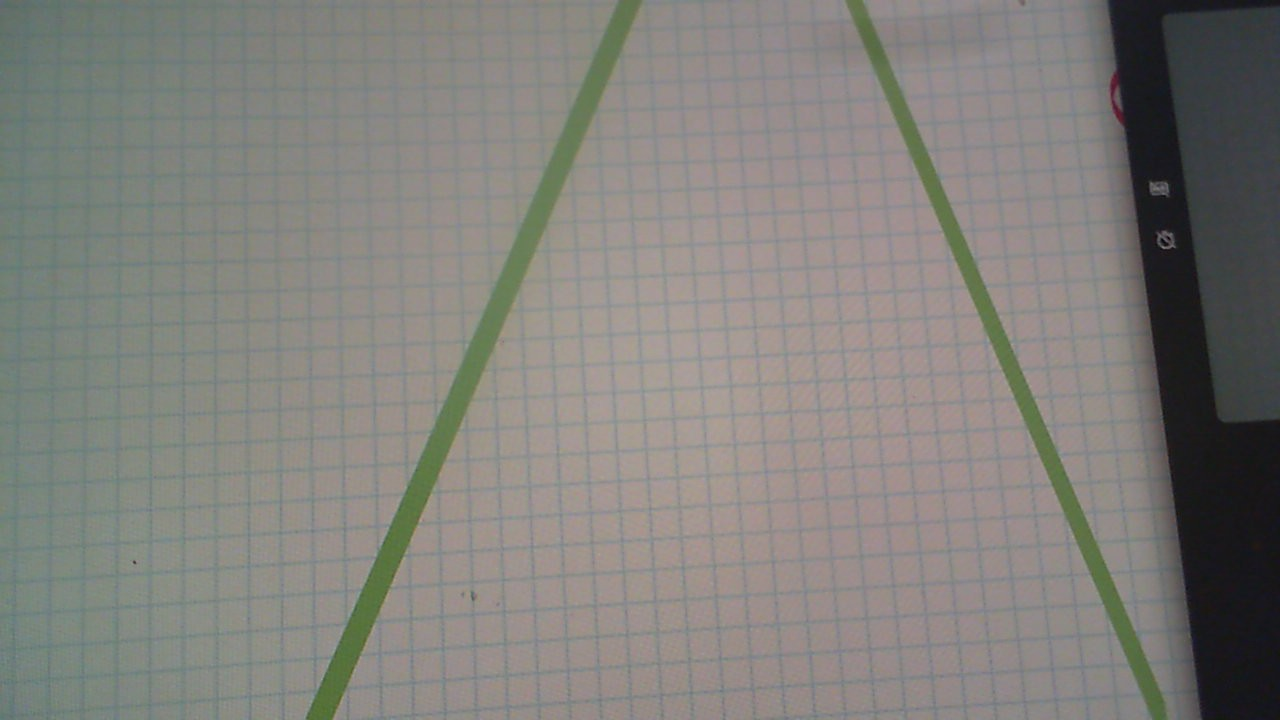
#> input picture test2.jpg, 1280 x 720 px
$ python -i white_balance.py   (imports and definitions only)
#> lines starting #> are read from the running program, lines starting #| are printed output that depends on the picture
#> further down, picture is the input picture: shape (720, 1280, 3); mean B, G, R 123.4, 128.1, 129.6
# auto white balance

import numpy as np
import cv2

def automatic_white_balance(image):
    """
    Performs automatic white balance correction using the Gray World Assumption.

    :param image: Input BGR image
    :return: White-balanced image
    """
    # Convert image to float for calculations
    result = image.astype(np.float32)

    # Compute mean values of each channel
    mean_b = np.mean(result[:, :, 0])
#> mean_b = 123.4
    mean_g = np.mean(result[:, :, 1])
#> mean_g = 128.1
    mean_r = np.mean(result[:, :, 2])
#> mean_r = 129.6

    # Compute scale factors
    avg_gray = (mean_b + mean_g + mean_r) / 3
#> avg_gray = 127
    scale_b = avg_gray / mean_b
#> scale_b = 1.03
    scale_g = avg_gray / mean_g
#> scale_g = 0.992
    scale_r = avg_gray / mean_r
#> scale_r = 0.98

    # Apply scaling to each channel
    result[:, :, 0] = np.clip(result[:, :, 0] * scale_b, 0, 255)
    result[:, :, 1] = np.clip(result[:, :, 1] * scale_g, 0, 255)
    result[:, :, 2] = np.clip(result[:, :, 2] * scale_r, 0, 255)

    frame = result.astype(np.uint8)

    # increase saturation
    frame = cv2.cvtColor(frame, cv2.COLOR_BGR2HSV)
#> frame: shape (720, 1280, 3); mean H, S, V 98.4, 20.4, 131.2
    h, s, v = cv2.split(frame)
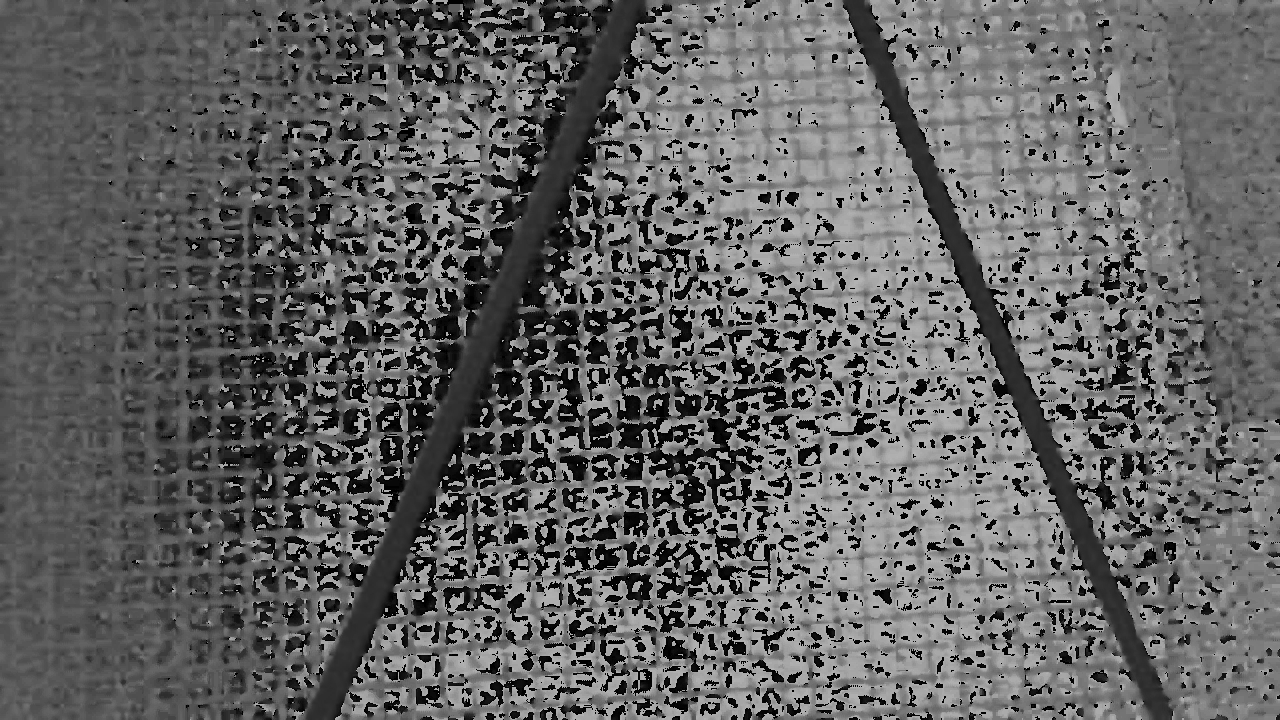
#> h: shape (720, 1280); min 0, max 179, mean 98.4
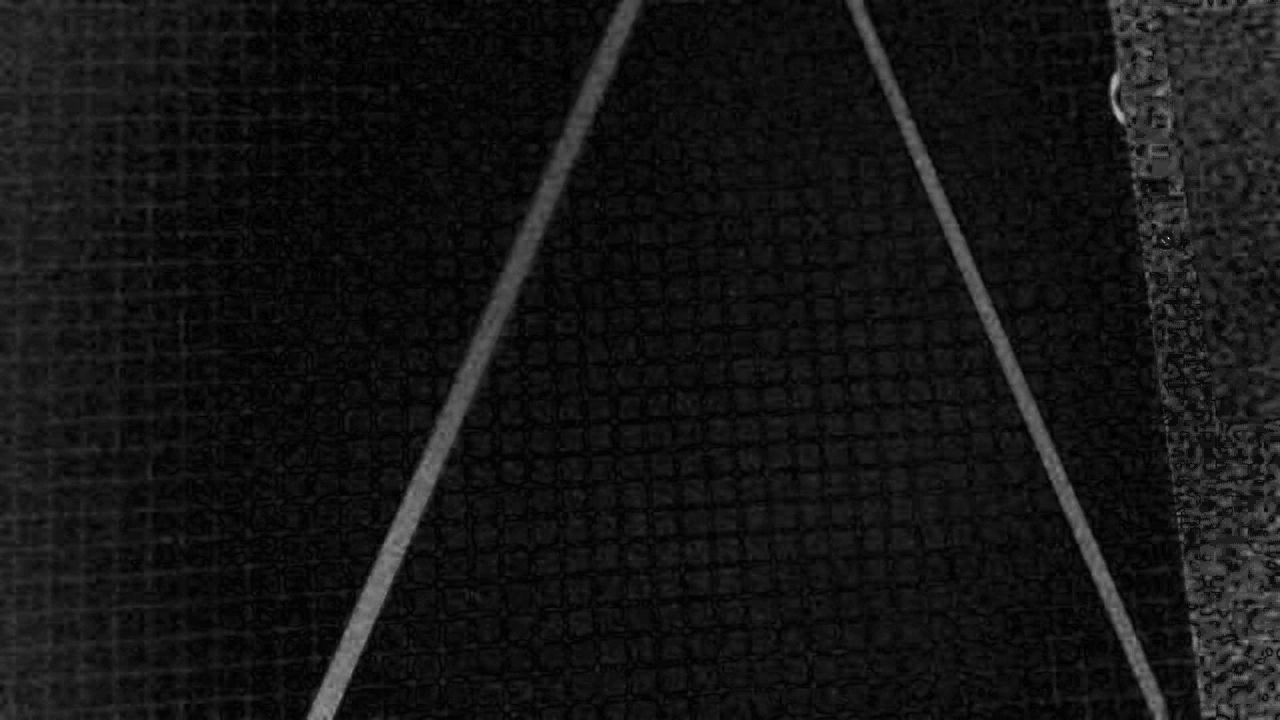
#> s: shape (720, 1280); min 0, max 255, mean 20.4
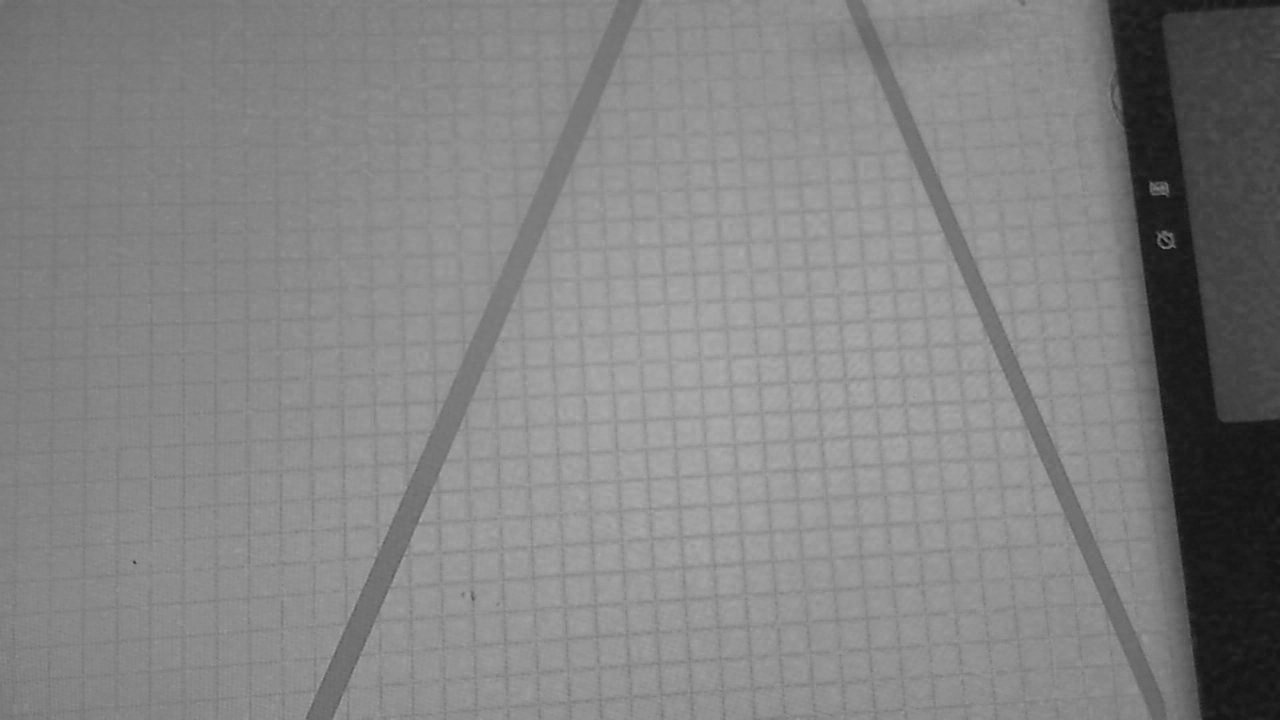
#> v: shape (720, 1280); min 10, max 173, mean 131.2
    s = np.clip(s * 1.5, 0, 255).astype(np.uint8)
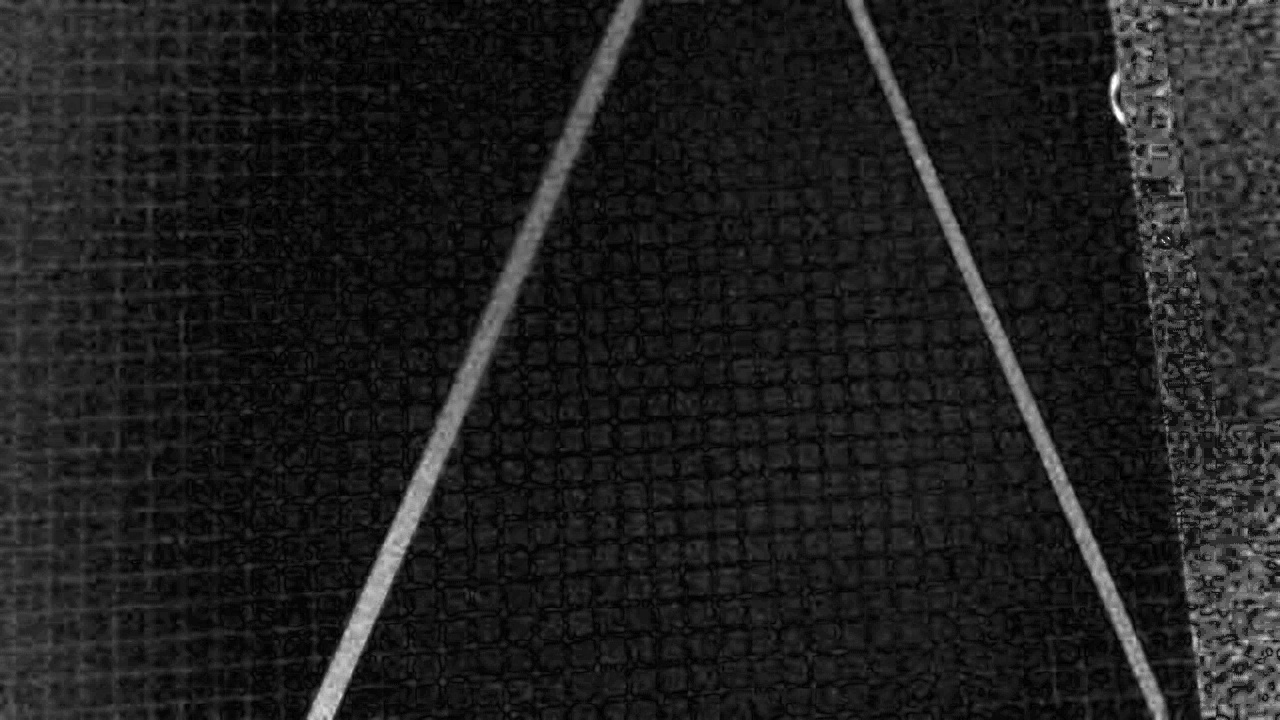
#> s: shape (720, 1280); min 0, max 255, mean 30.3
    frame = cv2.merge([h, s, v])
#> frame: shape (720, 1280, 3); mean H, S, V 98.4, 30.3, 131.2
    frame = cv2.cvtColor(frame, cv2.COLOR_HSV2BGR)
    return frame

# [12 lines not run here, left out]

>>> import cv2
>>> picture = cv2.imread('test2.jpg')
>>> result = automatic_white_balance(picture)

$ run again, on test3.jpg
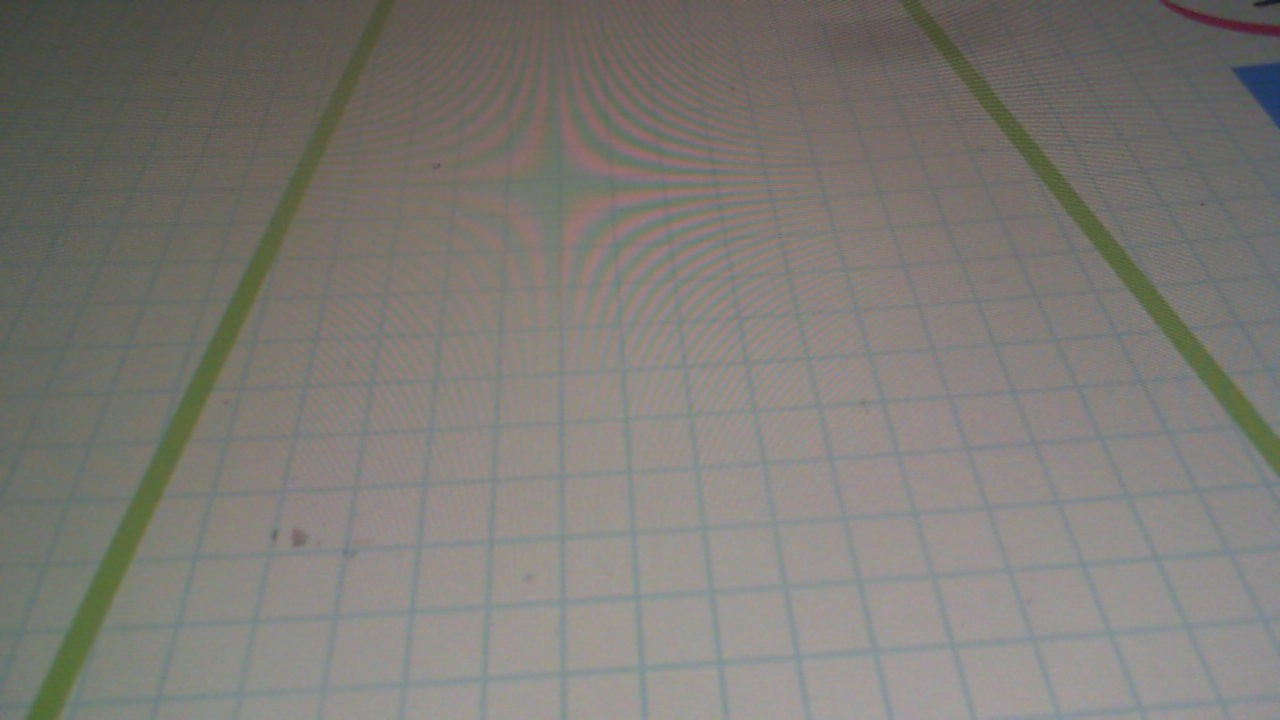
#> input picture test3.jpg, 1280 x 720 px
#> picture is the input picture: shape (720, 1280, 3); mean B, G, R 116.5, 122.2, 124.8
#> mean_b = 116.5
#> mean_g = 122.2
#> mean_r = 124.8
#> avg_gray = 121.2
#> scale_b = 1.04
#> scale_g = 0.992
#> scale_r = 0.971
#> in automatic_white_balance, `h, s, v = cv2.split(frame)`:
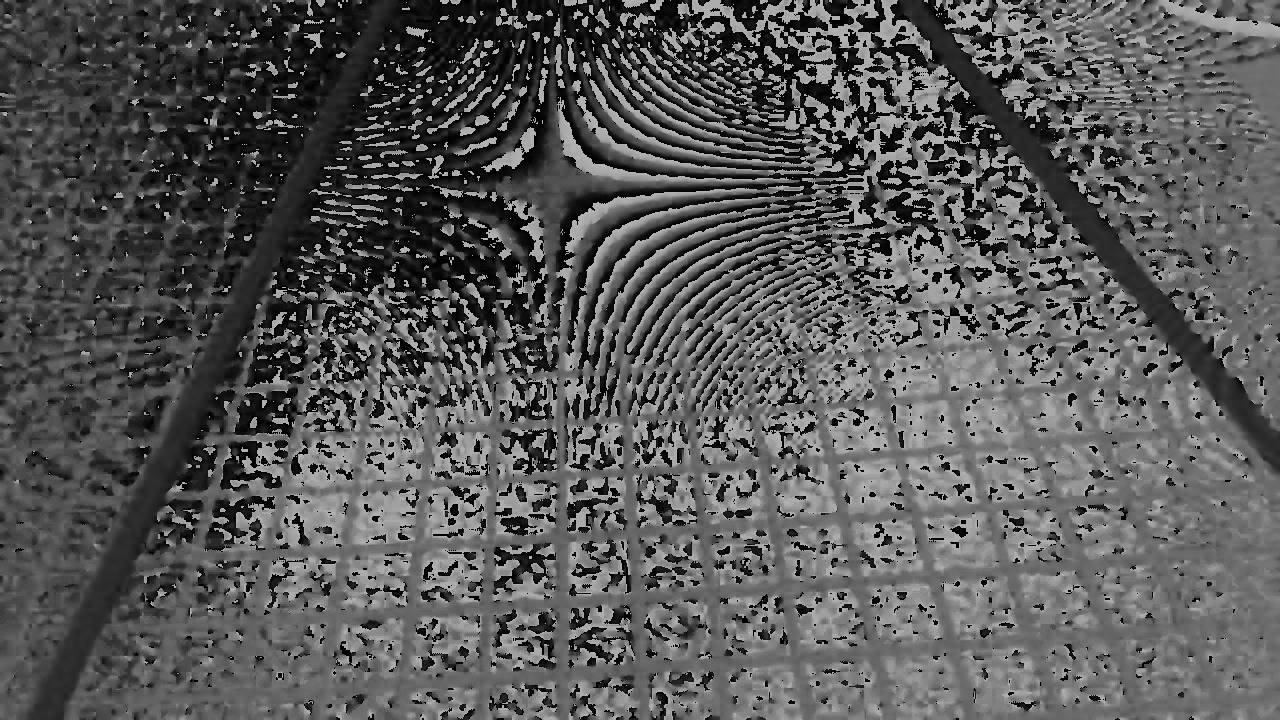
#> h: shape (720, 1280); min 0, max 179, mean 88.4
#> in automatic_white_balance, `s = np.clip(s * 1.5, 0, 255).astype(np.uint8)`:
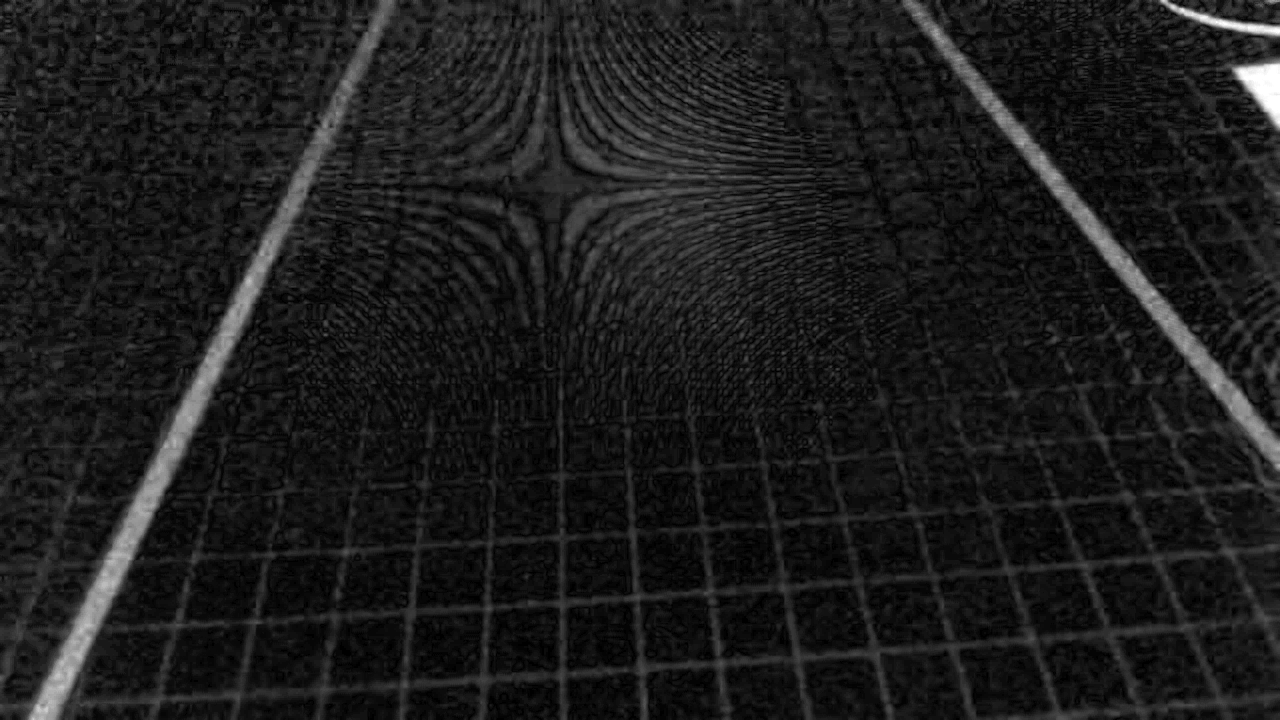
#> s: shape (720, 1280); min 0, max 255, mean 28.2
